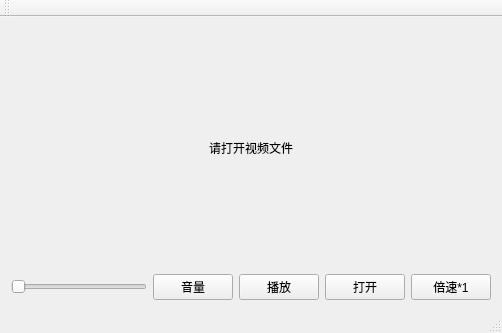
<?xml version="1.0" encoding="UTF-8"?>
<ui version="4.0">
 <class>MP</class>
 <widget class="QMainWindow" name="MP">
  <property name="geometry">
   <rect>
    <x>0</x>
    <y>0</y>
    <width>502</width>
    <height>333</height>
   </rect>
  </property>
  <property name="windowTitle">
   <string>MP</string>
  </property>
  <widget class="QWidget" name="centralWidget">
   <layout class="QVBoxLayout" name="verticalLayout_3">
    <item>
     <layout class="QVBoxLayout" name="verticalLayout_2">
      <item>
       <layout class="QVBoxLayout" name="verticalLayout"/>
      </item>
      <item>
       <widget class="QLabel" name="label">
        <property name="sizePolicy">
         <sizepolicy hsizetype="Preferred" vsizetype="Expanding">
          <horstretch>0</horstretch>
          <verstretch>0</verstretch>
         </sizepolicy>
        </property>
        <property name="text">
         <string>请打开视频文件</string>
        </property>
        <property name="alignment">
         <set>Qt::AlignCenter</set>
        </property>
       </widget>
      </item>
      <item>
       <layout class="QHBoxLayout" name="horizontalLayout">
        <item>
         <widget class="CustomSlider" name="horizontalSlider">
          <property name="orientation">
           <enum>Qt::Horizontal</enum>
          </property>
         </widget>
        </item>
        <item>
         <widget class="QPushButton" name="pushButton_Volume">
          <property name="text">
           <string>音量</string>
          </property>
         </widget>
        </item>
        <item>
         <widget class="QPushButton" name="pushButton_Player">
          <property name="text">
           <string>播放</string>
          </property>
         </widget>
        </item>
        <item>
         <widget class="QPushButton" name="pushButton_Open">
          <property name="text">
           <string>打开</string>
          </property>
         </widget>
        </item>
        <item>
         <widget class="QPushButton" name="pushButton_Speed">
          <property name="text">
           <string>倍速*1</string>
          </property>
         </widget>
        </item>
       </layout>
      </item>
     </layout>
    </item>
   </layout>
  </widget>
  <widget class="QMenuBar" name="menuBar">
   <property name="geometry">
    <rect>
     <x>0</x>
     <y>0</y>
     <width>502</width>
     <height>23</height>
    </rect>
   </property>
  </widget>
  <widget class="QToolBar" name="mainToolBar">
   <attribute name="toolBarArea">
    <enum>TopToolBarArea</enum>
   </attribute>
   <attribute name="toolBarBreak">
    <bool>false</bool>
   </attribute>
  </widget>
  <widget class="QStatusBar" name="statusBar"/>
 </widget>
 <layoutdefault spacing="6" margin="11"/>
 <customwidgets>
  <customwidget>
   <class>CustomSlider</class>
   <extends>QSlider</extends>
   <header location="global">customslider.h</header>
  </customwidget>
 </customwidgets>
 <resources/>
 <connections/>
</ui>
